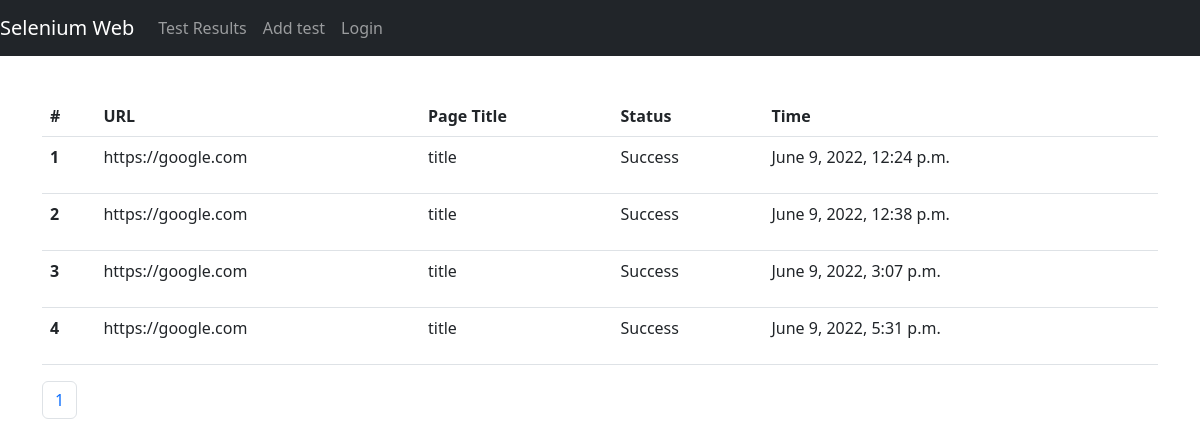
The app's page /, older data.
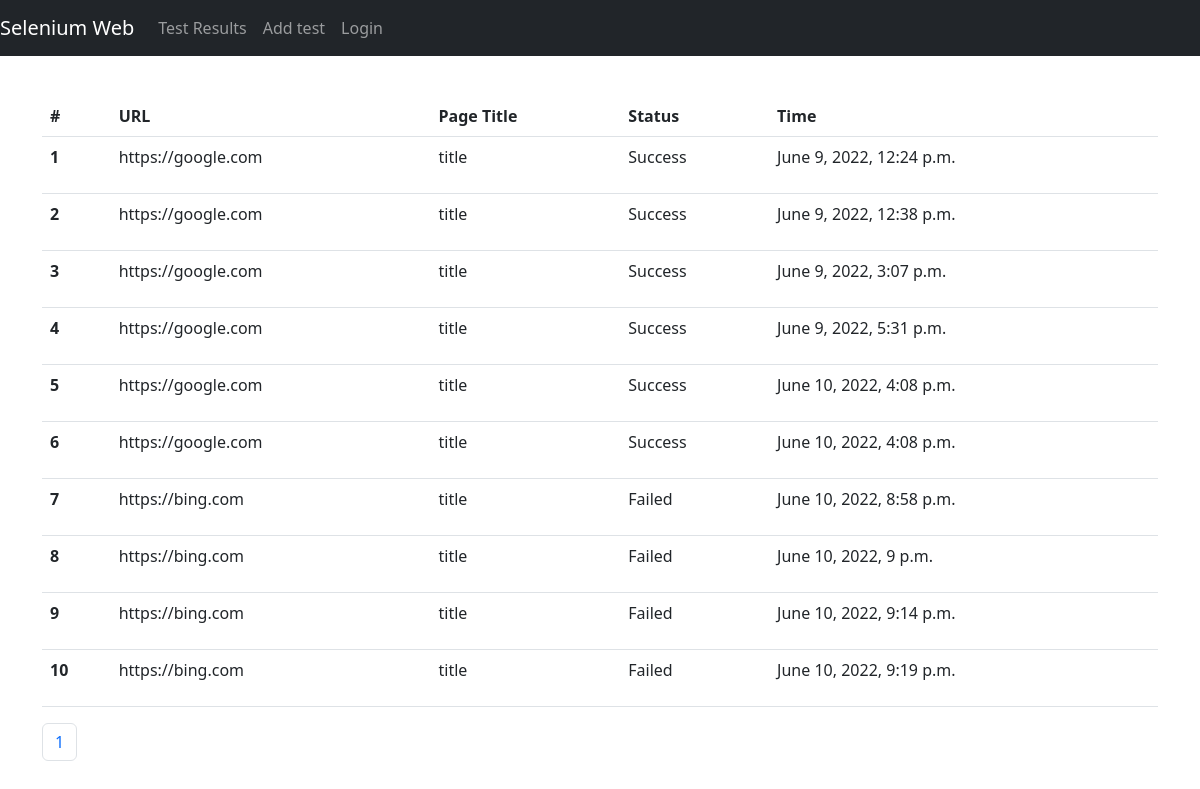
The same page, newer data.
### core_app/models.py (models this page shows, shortened)
class E2ETestResults(models.Model):
    link = models.TextField()  # link --> url
    page_title = models.CharField(max_length=200)
    status = models.CharField(max_length=10)
    created = models.DateTimeField(auto_now_add=True)
    updated = models.DateTimeField(auto_now=True)

### core_app/views.py (the view)
# urls.py: path("", E2ETestResultsListView.as_view(), name="e2e-test-results-list"),
class E2ETestResultsListView(generic.ListView):
    model = E2ETestResults
    template_name = TEST_RESULTS_TEMPLATE
    paginate_by = 10

### core_app/templates/core_app/pages/e2e-test-results-list.html (shortened to what this page needs)
{% extends "../layout/base.html" %}
{% block content %}
<div class="mt-5 py-5">
    <table class="table">
        <thead>
            <tr>
                <th scope="col">#</th>
                <th scope="col">URL</th>
                <th scope="col">Page Title</th>
                <th scope="col">Status</th>
                <th scope="col">Time</th>
            </tr>
        </thead>
        <tbody>
            {% for item in object_list %}
            <tr>
                <th scope="row">{{ item.id }}</th>
                <td>
                    <p>{{ item.link }}</p>
                </td>
                <td>{{ item.page_title }}</td>
                <td>{{ item.status }}</td>
                <td>{{ item.created }}</td>
            </tr>
            {% endfor %}
        </tbody>
    </table>
    {% if page_obj %}
    <nav aria-label="Page navigation example">
        <ul class="pagination">
            <li class="page-item"><a class="page-link" href="?page={{ page_obj.number }}">{{ page_obj.number }}</a></li>
        </ul>
    </nav>
    {% endif %}
</div>
{% endblock content %}

### core_app/templates/core_app/layout/base.html (shortened to what this page needs)
{% include "./header.html" %}
<body>
    <main role="main" class="container">
      {% block content %}{% endblock content %}
    </main>
{% include "./navbar.html" %}
{% include "./footer.html" %}

### core_app/templates/core_app/layout/header.html (shortened to what this page needs)
<!DOCTYPE html>
<html lang="en">
<head>
<link href="https://cdn.jsdelivr.net/npm/bootstrap@5.2.0-beta1/dist/css/bootstrap.min.css" rel="stylesheet">
</head>

### core_app/templates/core_app/layout/navbar.html (shortened to what this page needs)
<nav class="navbar navbar-expand-md navbar-dark bg-dark fixed-top">
    <a class="navbar-brand">Selenium Web</a>
    <div class="collapse navbar-collapse" id="navbarsExampleDefault">
      <ul class="navbar-nav mr-auto">
        <li class="nav-item active">
          <a class="nav-link" href="{% url "e2e-test-results-list" %}">Test Results</a>
        </li>
        <li class="nav-item active">
          <a class="nav-link" href="{% url "add-e2e-test" %}">Add test</span></a>
        </li>
        <li class="nav-item">
        {% if request.user.is_authenticated %}
          <a class="nav-link" href="#">Logout</a>
        {% else %}
         <a class="nav-link" href="#">Login</a>
         {% endif %}
        </li>
      </ul>
    </div>
</nav>

### core_app/templates/core_app/layout/footer.html (shortened to what this page needs)
</body>
</html>

Row changes from the older to the newer data that the page shows:
added E2ETestResults: id "5", link "https://google.com", page_title "title", status "Success", created "June 10, 2022, 4:08 p.m."
added E2ETestResults: id "6", link "https://google.com", page_title "title", status "Success", created "June 10, 2022, 4:08 p.m."
added E2ETestResults: id "7", link "https://bing.com", page_title "title", status "Failed", created "June 10, 2022, 8:58 p.m."
added E2ETestResults: id "8", link "https://bing.com", page_title "title", status "Failed", created "June 10, 2022, 9 p.m."
added E2ETestResults: id "9", link "https://bing.com", page_title "title", status "Failed", created "June 10, 2022, 9:14 p.m."
added E2ETestResults: id "10", link "https://bing.com", page_title "title", status "Failed", created "June 10, 2022, 9:19 p.m."
